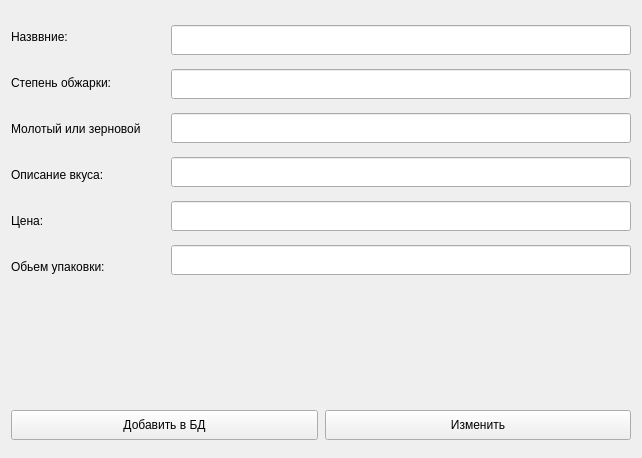
<?xml version="1.0" encoding="UTF-8"?>
<ui version="4.0">
 <class>Form</class>
 <widget class="QWidget" name="Form">
  <property name="geometry">
   <rect>
    <x>0</x>
    <y>0</y>
    <width>642</width>
    <height>458</height>
   </rect>
  </property>
  <property name="windowTitle">
   <string>Добавление</string>
  </property>
  <layout class="QVBoxLayout" name="verticalLayout_2">
   <item>
    <layout class="QHBoxLayout" name="horizontalLayout">
     <item>
      <layout class="QVBoxLayout" name="Layout_inf">
       <item>
        <widget class="QLabel" name="name_inf">
         <property name="minimumSize">
          <size>
           <width>154</width>
           <height>40</height>
          </size>
         </property>
         <property name="maximumSize">
          <size>
           <width>16777215</width>
           <height>16777215</height>
          </size>
         </property>
         <property name="text">
          <string>&lt;html&gt;&lt;head/&gt;&lt;body&gt;&lt;p&gt;&lt;span style=&quot; color:#000000;&quot;&gt;Назввние:&lt;/span&gt;&lt;/p&gt;&lt;/body&gt;&lt;/html&gt;</string>
         </property>
        </widget>
       </item>
       <item>
        <widget class="QLabel" name="genre_inf">
         <property name="minimumSize">
          <size>
           <width>143</width>
           <height>40</height>
          </size>
         </property>
         <property name="maximumSize">
          <size>
           <width>16777215</width>
           <height>16777215</height>
          </size>
         </property>
         <property name="text">
          <string>&lt;html&gt;&lt;head/&gt;&lt;body&gt;&lt;p&gt;&lt;span style=&quot; color:#000000;&quot;&gt;Степень обжарки:&lt;/span&gt;&lt;/p&gt;&lt;/body&gt;&lt;/html&gt;</string>
         </property>
        </widget>
       </item>
       <item>
        <widget class="QLabel" name="game_pub_inf">
         <property name="minimumSize">
          <size>
           <width>143</width>
           <height>40</height>
          </size>
         </property>
         <property name="maximumSize">
          <size>
           <width>16777215</width>
           <height>16777215</height>
          </size>
         </property>
         <property name="text">
          <string>&lt;html&gt;&lt;head/&gt;&lt;body&gt;&lt;p&gt;Молотый или зерновой&lt;/p&gt;&lt;/body&gt;&lt;/html&gt;</string>
         </property>
        </widget>
       </item>
       <item>
        <widget class="QLabel" name="year_inf">
         <property name="minimumSize">
          <size>
           <width>143</width>
           <height>40</height>
          </size>
         </property>
         <property name="text">
          <string>&lt;html&gt;&lt;head/&gt;&lt;body&gt;&lt;p&gt;Описание вкуса:&lt;/p&gt;&lt;/body&gt;&lt;/html&gt;</string>
         </property>
        </widget>
       </item>
       <item>
        <widget class="QLabel" name="grade_inf">
         <property name="minimumSize">
          <size>
           <width>143</width>
           <height>40</height>
          </size>
         </property>
         <property name="text">
          <string>&lt;html&gt;&lt;head/&gt;&lt;body&gt;&lt;p&gt;Цена:&lt;/p&gt;&lt;/body&gt;&lt;/html&gt;</string>
         </property>
        </widget>
       </item>
       <item>
        <widget class="QLabel" name="label_2">
         <property name="minimumSize">
          <size>
           <width>143</width>
           <height>40</height>
          </size>
         </property>
         <property name="text">
          <string>&lt;html&gt;&lt;head/&gt;&lt;body&gt;&lt;p&gt;Обьем упаковки:&lt;/p&gt;&lt;/body&gt;&lt;/html&gt;</string>
         </property>
        </widget>
       </item>
      </layout>
     </item>
     <item>
      <layout class="QVBoxLayout" name="verticalLayout">
       <item>
        <widget class="QLineEdit" name="name">
         <property name="minimumSize">
          <size>
           <width>300</width>
           <height>30</height>
          </size>
         </property>
        </widget>
       </item>
       <item>
        <widget class="QLineEdit" name="roasting">
         <property name="minimumSize">
          <size>
           <width>300</width>
           <height>30</height>
          </size>
         </property>
        </widget>
       </item>
       <item>
        <widget class="QLineEdit" name="type">
         <property name="minimumSize">
          <size>
           <width>300</width>
           <height>30</height>
          </size>
         </property>
        </widget>
       </item>
       <item>
        <widget class="QLineEdit" name="taste">
         <property name="minimumSize">
          <size>
           <width>380</width>
           <height>30</height>
          </size>
         </property>
        </widget>
       </item>
       <item>
        <widget class="QLineEdit" name="cost">
         <property name="minimumSize">
          <size>
           <width>380</width>
           <height>30</height>
          </size>
         </property>
        </widget>
       </item>
       <item>
        <widget class="QLineEdit" name="vol">
         <property name="minimumSize">
          <size>
           <width>380</width>
           <height>30</height>
          </size>
         </property>
        </widget>
       </item>
      </layout>
     </item>
    </layout>
   </item>
   <item>
    <widget class="QLabel" name="errors_3">
     <property name="minimumSize">
      <size>
       <width>400</width>
       <height>20</height>
      </size>
     </property>
     <property name="maximumSize">
      <size>
       <width>696</width>
       <height>25</height>
      </size>
     </property>
     <property name="text">
      <string>&lt;html&gt;&lt;head/&gt;&lt;body&gt;&lt;p align=&quot;center&quot;&gt;&lt;br/&gt;&lt;/p&gt;&lt;/body&gt;&lt;/html&gt;</string>
     </property>
    </widget>
   </item>
   <item>
    <widget class="QLabel" name="errors">
     <property name="minimumSize">
      <size>
       <width>400</width>
       <height>20</height>
      </size>
     </property>
     <property name="maximumSize">
      <size>
       <width>696</width>
       <height>25</height>
      </size>
     </property>
     <property name="text">
      <string>&lt;html&gt;&lt;head/&gt;&lt;body&gt;&lt;p align=&quot;center&quot;&gt;&lt;br/&gt;&lt;/p&gt;&lt;/body&gt;&lt;/html&gt;</string>
     </property>
    </widget>
   </item>
   <item>
    <widget class="QLabel" name="errors_2">
     <property name="minimumSize">
      <size>
       <width>400</width>
       <height>20</height>
      </size>
     </property>
     <property name="maximumSize">
      <size>
       <width>696</width>
       <height>25</height>
      </size>
     </property>
     <property name="text">
      <string>&lt;html&gt;&lt;head/&gt;&lt;body&gt;&lt;p align=&quot;center&quot;&gt;&lt;br/&gt;&lt;/p&gt;&lt;/body&gt;&lt;/html&gt;</string>
     </property>
    </widget>
   </item>
   <item>
    <layout class="QHBoxLayout" name="horizontalLayout_2" stretch="0,0">
     <property name="spacing">
      <number>7</number>
     </property>
     <item>
      <widget class="QPushButton" name="adder">
       <property name="minimumSize">
        <size>
         <width>250</width>
         <height>30</height>
        </size>
       </property>
       <property name="text">
        <string>Добавить в БД</string>
       </property>
      </widget>
     </item>
     <item>
      <widget class="QPushButton" name="rename">
       <property name="minimumSize">
        <size>
         <width>238</width>
         <height>30</height>
        </size>
       </property>
       <property name="text">
        <string>Изменить</string>
       </property>
      </widget>
     </item>
    </layout>
   </item>
  </layout>
 </widget>
 <resources/>
 <connections/>
</ui>
